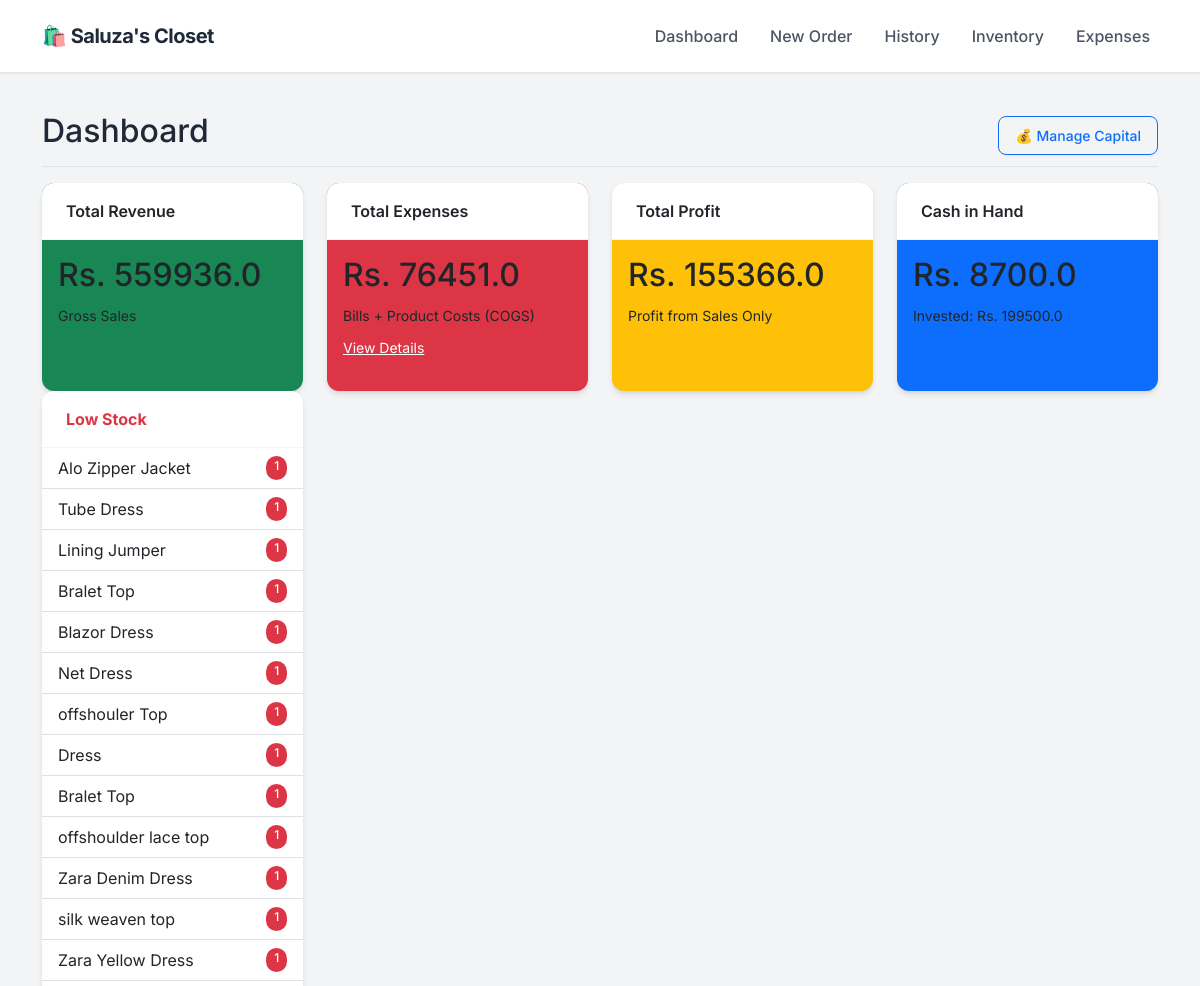
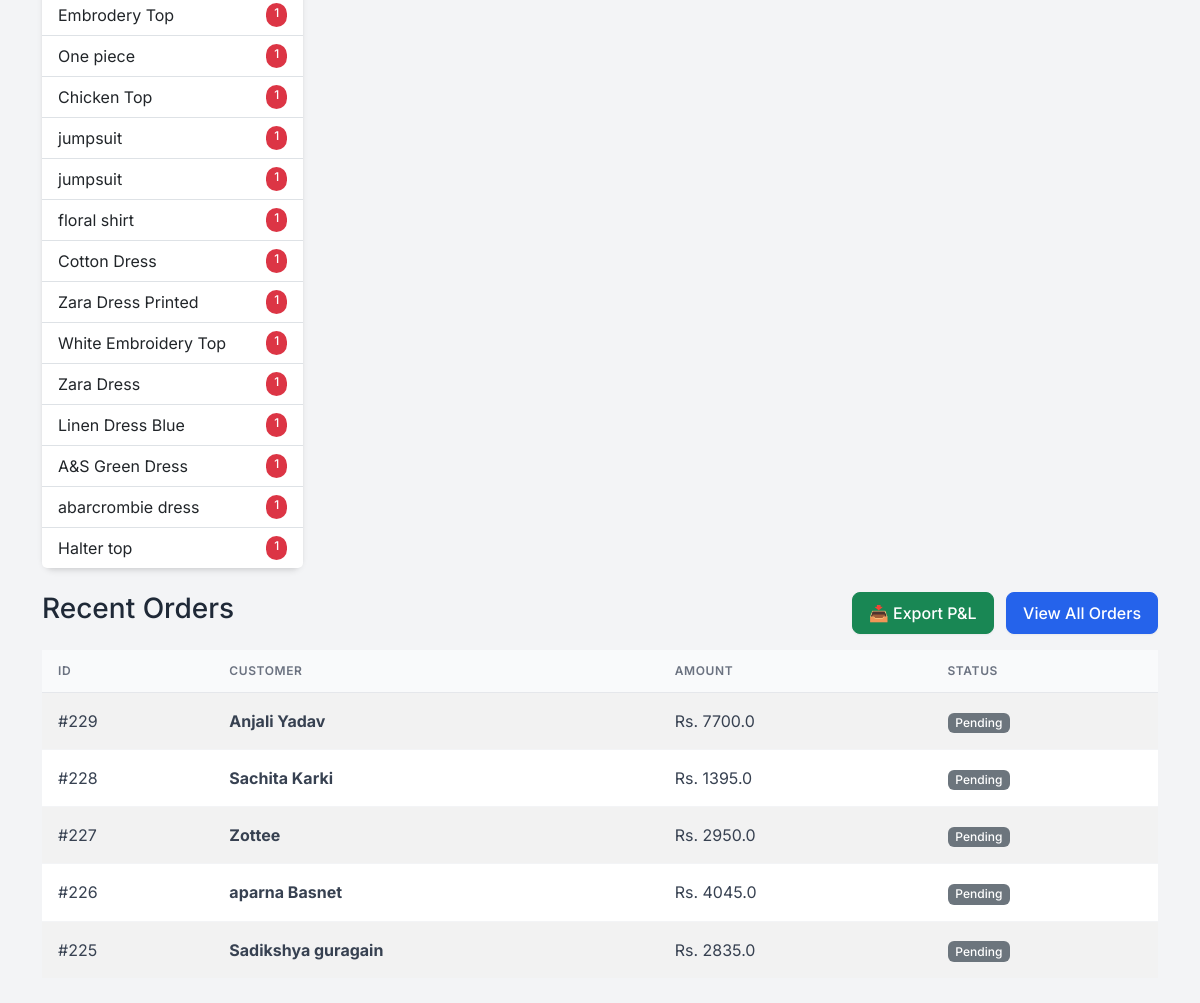
Before: / with the older database file (2 pictures, top to bottom).
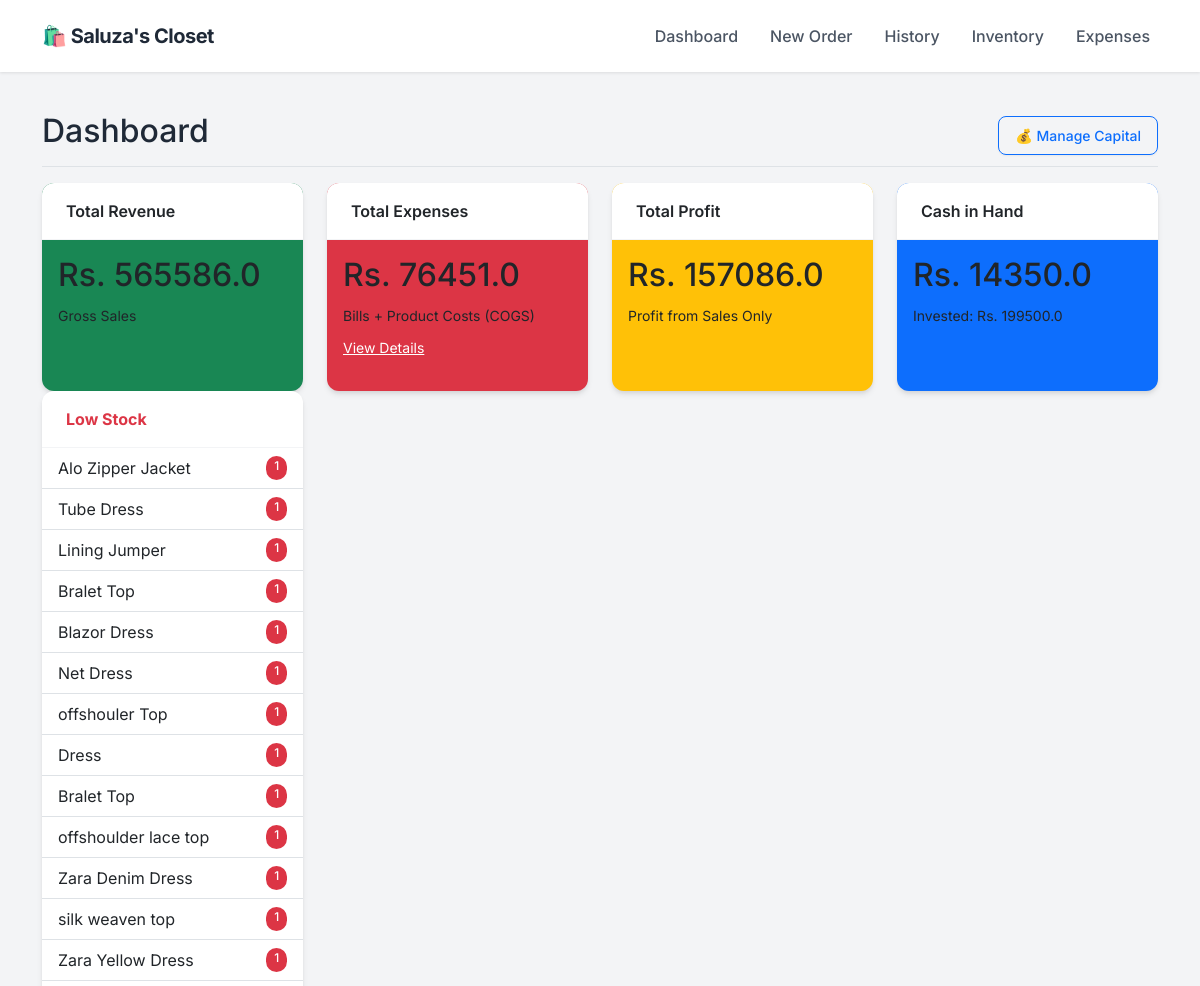
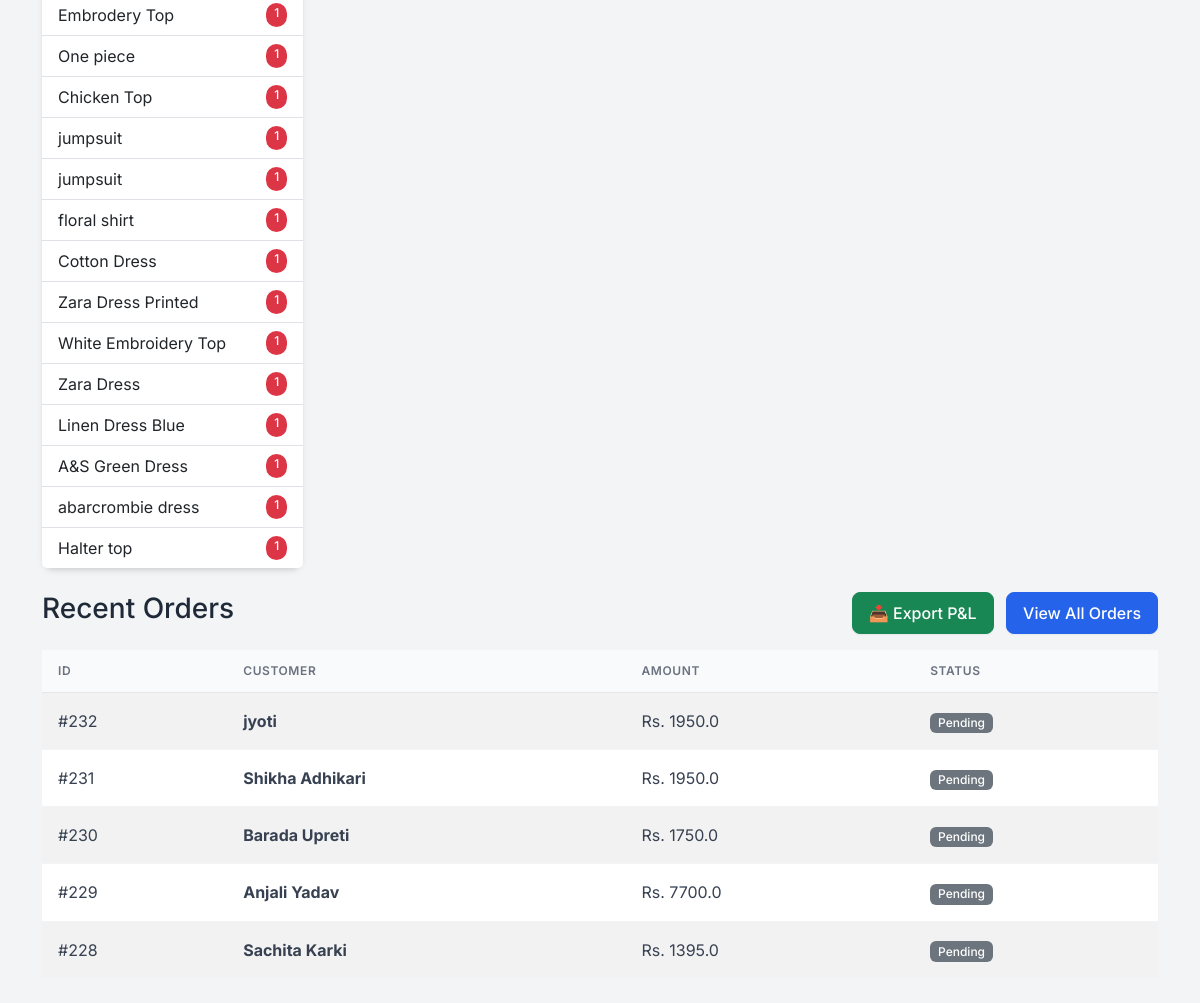
After: the same page with the newer database file (2 pictures, top to bottom).
### app.py (models this page shows)
class Product(db.Model):
    id = db.Column(db.Integer, primary_key=True)
    sku = db.Column(db.String(50), unique=True, nullable=True)
    name = db.Column(db.String(100), nullable=False)
    size = db.Column(db.String(10), nullable=False)
    cost_price = db.Column(db.Float, default=0.0)
    price = db.Column(db.Float, nullable=False)
    stock = db.Column(db.Integer, default=0)
    image = db.Column(db.String(100), nullable=True)

class Order(db.Model):
    id = db.Column(db.Integer, primary_key=True)
    customer_name = db.Column(db.String(100), nullable=False)
    phone = db.Column(db.String(20), nullable=False)
    address = db.Column(db.String(200), nullable=True)
    date = db.Column(db.DateTime, default=datetime.utcnow)
    total_amount = db.Column(db.Float, default=0.0)
    profit = db.Column(db.Float, default=0.0)
    status = db.Column(db.String(20), default='Pending')
    items = db.relationship('OrderItem', backref='order', lazy=True)

### app.py (the view)
@app.route('/')
def dashboard():
    total_investment = db.session.query(db.func.sum(Investment.amount)).scalar() or 0
    total_sales = db.session.query(db.func.sum(Order.total_amount)).scalar() or 0
    manual_expenses = db.session.query(db.func.sum(Expense.amount)).scalar() or 0
    current_inventory_cost = 0
    products = Product.query.all()
    for p in products:
        current_inventory_cost += (p.stock * p.cost_price)
    gross_profit = db.session.query(db.func.sum(Order.profit)).scalar() or 0
    cost_of_sold_goods = total_sales - gross_profit
    total_product_spend = current_inventory_cost + cost_of_sold_goods
    cash_in_hand = (total_investment + total_sales) - (total_product_spend + manual_expenses)
    net_profit = gross_profit # As you requested previously (Sales Profit only)
    recent_orders = Order.query.order_by(Order.date.desc()).limit(5).all()
    low_stock = Product.query.filter(Product.stock < 2, Product.stock > 0).all()
    out_of_stock = Product.query.filter(Product.stock == 0).all()
    investments = Investment.query.order_by(Investment.date.desc()).all()
    return render_template('dashboard.html',
                           sales=total_sales,
                           gross_profit=gross_profit,
                           expenses=manual_expenses,
                           net_profit=net_profit,
                           cash_in_hand=cash_in_hand, # <--- NEW DATA
                           total_investment=total_investment, # <--- NEW DATA
                           orders=recent_orders,
                           investments=investments,
                           low_stock=low_stock,
                           out_of_stock=out_of_stock)

### templates/dashboard.html (shortened to what this page needs)
{% extends "layout.html" %}
{% block content %}
<div class="d-flex justify-content-between flex-wrap flex-md-nowrap align-items-center pt-3 pb-2 mb-3 border-bottom">
    <h1 class="h2">Dashboard</h1>
    <div class="btn-toolbar mb-2 mb-md-0">
        <button type="button" class="btn btn-sm btn-outline-primary" data-bs-toggle="modal" data-bs-target="#investmentHistoryModal">
    💰 Manage Capital
</button>
    </div>
</div>
<div class="row mb-4">
    <div class="col-md-3">
        <div class="card text-dark bg-success mb-3 h-100">
            <div class="card-header">Total Revenue</div>
            <div class="card-body">
                <h2 class="card-title">Rs. {{ sales }}</h2>
                <small>Gross Sales</small>
            </div>
        </div>
    </div>
    <div class="col-md-3">
        <div class="card text-dark bg-danger mb-3 h-100">
            <div class="card-header">Total Expenses</div>
            <div class="card-body">
                <h2 class="card-title">Rs. {{ expenses }}</h2>
                <small>Bills + Product Costs (COGS)</small> <div class="mt-2">
                    <a href="/expenses" class="text-white text-decoration-underline small">View Details</a>
                </div>
            </div>
        </div>
    </div>
    <div class="col-md-3">
        <div class="card text-dark bg-warning mb-3 h-100">
            <div class="card-header">Total Profit</div>
            <div class="card-body">
                <h2 class="card-title">Rs. {{ net_profit }}</h2>
                <small>Profit from Sales Only</small>
            </div>
        </div>
    </div>
    <div class="col-md-3">
        <div class="card text-dark bg-primary mb-3 h-100">
            <div class="card-header">Cash in Hand</div>
            <div class="card-body">
                <h2 class="card-title">Rs. {{ cash_in_hand }}</h2>
                <small>Invested: Rs. {{ total_investment }}</small>
            </div>
        </div>
    </div>
    <div class="col-md-3">
        <div class="card border-danger h-100">
            <div class="card-header bg-transparent text-danger fw-bold">Low Stock</div>
            <ul class="list-group list-group-flush list-group-sm">
                {% for item in low_stock %}
                <li class="list-group-item d-flex justify-content-between">
                    <span>{{ item.name }}</span>
                    <span class="badge bg-danger rounded-pill">{{ item.stock }}</span>
                </li>
                {% endfor %}
            </ul>
        </div>
    </div>
</div>
<div class="d-flex justify-content-between align-items-center mb-3">
    <h3>Recent Orders</h3>
    <div>
        <a href="/export_excel" class="btn btn-success me-2">📥 Export P&L</a>
        <a href="/orders" class="btn btn-primary">View All Orders</a>
    </div>
</div>
<table class="table table-striped bg-white align-middle">
    <thead>
        <tr>
            <th>ID</th>
            <th>Customer</th>
            <th>Amount</th>
            <th>Status</th>
        </tr>
    </thead>
    <tbody>
        {% for order in orders %}
        <tr>
            <td>#{{ order.id }}</td>
            <td><strong>{{ order.customer_name }}</strong></td>
            <td>Rs. {{ order.total_amount }}</td>
            <td><span class="badge bg-secondary">{{ order.status }}</span></td>
        </tr>
        {% endfor %}
    </tbody>
</table>
{% endblock %}

### templates/layout.html (shortened to what this page needs)
<!DOCTYPE html>
<html lang="en">
<head>
    <link href="https://cdn.jsdelivr.net/npm/bootstrap@5.3.0/dist/css/bootstrap.min.css" rel="stylesheet">
</head>
<body>
    <nav class="navbar navbar-expand-lg sticky-top">
        <div class="container">
            <a class="navbar-brand" href="/">
                🛍️ Saluza's Closet
            </a>
            <div class="collapse navbar-collapse" id="navbarNav">
                <ul class="navbar-nav ms-auto">
                    <li class="nav-item"><a class="nav-link" href="/">Dashboard</a></li>
                    <li class="nav-item"><a class="nav-link" href="/new_order">New Order</a></li>
                    <li class="nav-item"><a class="nav-link" href="/orders">History</a></li>
                    <li class="nav-item"><a class="nav-link" href="/inventory">Inventory</a></li>
                    <li class="nav-item"><a class="nav-link" href="/expenses">Expenses</a></li>
                </ul>
            </div>
        </div>
    </nav>
    <div class="container py-4">
        {% block content %}{% endblock %}
    </div>
</body>
</html>

### templates/layout.html (style rules this page uses)
:root { --primary-color: #2563eb; --bg-color: #f3f4f6; --text-dark: #1f2937; --card-shadow: 0 4px 6px -1px rgba(0, 0, 0, 0.1), 0 2px 4px -1px rgba(0, 0, 0, 0.06); }
body { font-family: 'Inter', sans-serif; background-color: var(--bg-color); color: var(--text-dark); }
.navbar { background-color: #ffffff; box-shadow: 0 1px 3px rgba(0,0,0,0.1); padding: 1rem 0; }
.navbar-brand { font-weight: 700; color: var(--text-dark) !important; font-size: 1.25rem; letter-spacing: -0.5px; }
.nav-link { color: #4b5563 !important; font-weight: 500; margin-left: 1rem; transition: color 0.2s; }
.card { border: none; border-radius: 12px; box-shadow: var(--card-shadow); background: #ffffff; transition: transform 0.2s; }
.card-header { background-color: #ffffff; border-bottom: 1px solid #f3f4f6; font-weight: 600; padding: 1rem 1.5rem; border-radius: 12px 12px 0 0 !important; }
.btn { border-radius: 8px; font-weight: 500; padding: 0.5rem 1rem; box-shadow: 0 1px 2px 0 rgba(0, 0, 0, 0.05); }
.btn-primary { background-color: var(--primary-color); border-color: var(--primary-color); }
.table { margin-bottom: 0; }
.table thead th { background-color: #f9fafb; color: #6b7280; font-size: 0.75rem; text-transform: uppercase; letter-spacing: 0.05em; font-weight: 600; border-bottom: 1px solid #e5e7eb; padding: 0.75rem 1rem; }
.table tbody td { padding: 1rem 1rem; vertical-align: middle; color: #374151; border-bottom: 1px solid #f3f4f6; }
.badge { padding: 0.35em 0.65em; font-weight: 500; border-radius: 6px; }

Changed rows visible on the page:
no longer on this page (row unchanged): Order: id "227", customer_name "Zottee", total_amount "2950.0", status "Pending"
no longer on this page (row unchanged): Order: id "226", customer_name "aparna Basnet", total_amount "4045.0", status "Pending"
no longer on this page (row unchanged): Order: id "225", customer_name "Sadikshya guragain", total_amount "2835.0", status "Pending"
added Order: id "232", customer_name "jyoti", total_amount "1950.0", status "Pending"
added Order: id "231", customer_name "Shikha Adhikari", total_amount "1950.0", status "Pending"
added Order: id "230", customer_name "Barada Upreti", total_amount "1750.0", status "Pending"
Other visible differences:
{{ sales }}: "559936.0" → "565586.0"
{{ net_profit }}: "155366.0" → "157086.0"
{{ cash_in_hand }}: "8700.0" → "14350.0"
